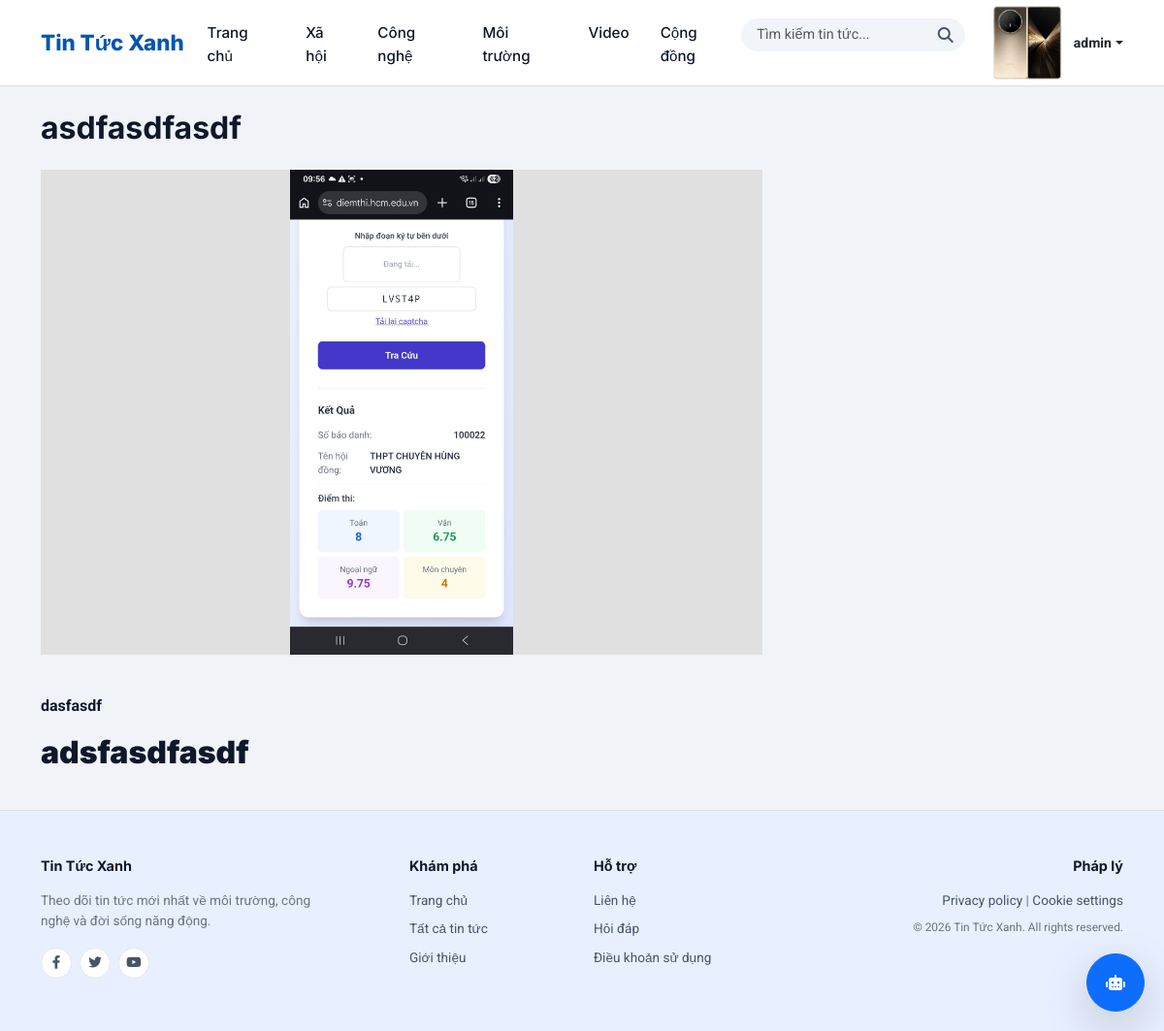
/community/asdfasdfasdf/ (signed in), run on the app's committed database.
### news/models.py (models this page shows, shortened)
class Profile(models.Model):
    user = models.OneToOneField(User, on_delete=models.CASCADE, related_name='profile')
    avatar = models.ImageField(upload_to='avatars/', default='avatars/default.png', blank=True)
    display_name = models.CharField(max_length=100, blank=True)
    created_at = models.DateTimeField(auto_now_add=True)

class Blog(models.Model):
    title = models.CharField(max_length=200, verbose_name="Tiêu đề")
    slug = models.SlugField(unique=True, blank=True, max_length=250)
    thumbnail = models.ImageField(upload_to='blog_thumbnails/', verbose_name="Ảnh đại diện")
    content = CKEditor5Field('Nội dung', config_name='extends', blank=True, null=True)
    author = models.ForeignKey(User, on_delete=models.CASCADE, verbose_name="Tác giả")
    created_at = models.DateTimeField(auto_now_add=True, verbose_name="Ngày tạo")
    updated_at = models.DateTimeField(auto_now=True, verbose_name="Ngày cập nhật")
    class Meta:
        ordering = ['-created_at']

### news/views.py (the view)
# urls.py: path('community/<slug:slug>/', views.blog_detail, name='blog_detail'),
def blog_detail(request, slug):
    blog = get_object_or_404(Blog, slug=slug)
    return render(request, 'blog/blog_detail.html', {'blog': blog, 'slug': slug})

### templates/blog/blog_detail.html (shortened to what this page needs)
{% extends 'base.html' %}
{% load static %}
{% load markdown_extras %}
{% block content %}
<div class="container">
    <div class="col-lg-8">
        <h2 class="mb-4">{{ blog.title }}</h2>
        <img src="{{ blog.thumbnail.url }}" alt="Ảnh đại diện" class="img-fluid mb-4" style="width: 100%; height: 500px; object-fit: contain; background-color: #e0e0e0">
        <p>{{ blog.content|safe }}</p>
    </div>
</div>
{% endblock %}

### templates/base.html (shortened to what this page needs)
{% load static %}
{% load markdown_extras %}
<!DOCTYPE html>
<html lang="vi">
<head>
    <link href="https://cdn.jsdelivr.net/npm/bootstrap@5.3.0/dist/css/bootstrap.min.css" rel="stylesheet">
    <link rel="stylesheet" href="https://cdnjs.cloudflare.com/ajax/libs/font-awesome/6.4.0/css/all.min.css">
    <link rel="stylesheet" href="{% static 'css/style.css' %}">
</head>
<body>
    <nav class="navbar navbar-expand-lg border-bottom sticky-top py-1">
        <div class="container">
            <a class="navbar-brand d-flex align-items-center" href="{% url 'home' %}">
                Tin Tức Xanh
            </a>
            <div class="collapse navbar-collapse" id="navbarSupportedContent">
                <ul class="navbar-nav mx-auto mb-2 mb-lg-0 gap-3">
                    <li class="nav-item">
                        <a class="nav-link {% if request.resolver_match.url_name == 'home' %}active{% endif %}" href="{% url 'home' %}">Trang chủ</a>
                    </li>
                    <li class="nav-item">
                        <a class="nav-link {% if request.GET.tag == 'Xã hội' %}active{% endif %}" href="{% url 'article_list' %}?tag=Xã hội">Xã hội</a>
                    </li>
                    <li class="nav-item">
                        <a class="nav-link {% if request.GET.tag == 'Công nghệ' %}active{% endif %}" href="{% url 'article_list' %}?tag=Công nghệ">Công nghệ</a>
                    </li>
                    <li class="nav-item">
                        <a class="nav-link {% if request.GET.tag == 'Môi trường' %}active{% endif %}" href="{% url 'article_list' %}?tag=Môi trường">Môi trường</a>
                    </li>
                    <li class="nav-item">
                        <a class="nav-link {% if request.GET.tag == 'Video' %}active{% endif %}" href="{% url 'article_list' %}?tag=Video">Video</a>
                    </li>
                    <li class="nav-item">
                        <a href="{% url 'blog_list' %}" class="nav-link">Cộng đồng</a>
                    </li>
                </ul>
                <div class="d-flex align-items-center gap-4">
                    <form action="{% url 'search_results' %}" method="GET" class="d-flex">
                        <input class="form-control header-search" type="search" placeholder="Tìm kiếm tin tức..." aria-label="Search" name="q" value="{{ query|default:'' }}">
                        <button class="btn header-search-btn" type="submit">
                            <i class="fa-solid fa-magnifying-glass"></i>
                        </button>
                    </form>
                    {% if user.is_authenticated %}
                        <div class="dropdown">
                            <a class="d-flex align-items-center dropdown-toggle text-decoration-none text-dark" href="#" id="navbarDropdown" role="button" data-bs-toggle="dropdown" aria-expanded="false">
                                <img style="width: 80px; height: 80px; object-fit: cover;" src="{{ user.profile.avatar.url }}" alt="avatar" class="avatar-nav me-2">
                                <span class="fw-bold small">{{ user.profile.display_name|default:user.username }}</span>
                            </a>
                        </div>
                    {% else %}
                        <a class="btn btn-primary" href="{% url 'login' %}">Đăng nhập</a>
                    {% endif %}
                </div>
            </div>
        </div>
    </nav>
    <main class="py-4">
        {% block content %}{% endblock %}
    </main>
    <footer class="custom-footer py-5 border-top">
        <div class="container">
            <div class="row">
                <div class="col-md-4 mb-4 mb-md-0">
                    <h6 class="fw-bold">Tin Tức Xanh</h6>
                    <p class="text-secondary mb-3" style="max-width: 300px;">Theo dõi tin tức mới nhất về môi trường, công nghệ và đời sống năng động.</p>
                    <div class="d-flex gap-2">
                        <a href="#" class="social-circle-btn"><i class="fa-brands fa-facebook-f"></i></a>
                        <a href="#" class="social-circle-btn"><i class="fa-brands fa-twitter"></i></a>
                        <a href="#" class="social-circle-btn"><i class="fa-brands fa-youtube"></i></a>
                    </div>
                </div>
                <div class="col-md-2 mb-4 mb-md-0">
                    <h6>Khám phá</h6>
                    <ul class="list-unstyled d-flex flex-column gap-2">
                        <li><a href="{% url 'home' %}">Trang chủ</a></li>
                        <li><a href="{% url 'article_list' %}">Tất cả tin tức</a></li>
                        <li><a href="{% url 'about' %}">Giới thiệu</a></li>
                    </ul>
                </div>
                <div class="col-md-2 mb-4 mb-md-0">
                    <h6>Hỗ trợ</h6>
                    <ul class="list-unstyled d-flex flex-column gap-2">
                        <li><a href="{% url 'about' %}">Liên hệ</a></li>
                        <li><a href="#">Hỏi đáp</a></li>
                        <li><a href="#">Điều khoản sử dụng</a></li>
                    </ul>
                </div>
                <div class="col-md-4 text-md-end">
                    <h6>Pháp lý</h6>
                    <p class="text-secondary mb-2"><a href="#">Privacy policy</a> | <a href="#">Cookie settings</a></p>
                    <p class="text-secondary small">&copy; 2026 Tin Tức Xanh. All rights reserved.</p>
                </div>
            </div>
        </div>
    </footer>
    <div class="assistant_btn">
        <button id="assistantToggle" class="btn btn-primary rounded-circle shadow-lg" style="width: 60px; height: 60px; position: fixed; bottom: 20px; right: 20px; z-index: 1000;">
            <i class="fa-solid fa-robot"></i>
        </button>
    </div>
</body>
</html>

### static/css/style.css (style rules this page uses)
:root { --primary-color: #0033A0; --primary-hover: #002280; --secondary-color: #E8F0FE; --accent-color: #F97316; --accent-hover: #EA580C; --text-dark: #0F172A; --text-muted: #475569; --bg-light: #F1F5F9; --card-shadow: 0 1px 3px rgba(0,0,0,0.05), 0 1px 2px rgba(0,0,0,0.1); --font-heading: 'Inter', sans-serif; --font-body: 'Roboto', sans-serif; }
body { font-family: var(--font-body); background-color: #F0F4F9; color: var(--text-dark); line-height: 1.6; }
h1, h2, h3, h4, h5, h6 { font-family: var(--font-heading); font-weight: 700; color: var(--text-dark); }
.navbar { background-color: #ffffff; box-shadow: 0 1px 3px rgba(0,0,0,0.02); }
.navbar-brand { font-family: var(--font-heading); font-weight: 800; font-size: 1.4rem; color: #0056B3 !important; }
.nav-link { font-family: var(--font-heading); font-weight: 500; font-size: 0.95rem; color: var(--text-dark); position: relative; padding-bottom: 4px; }
.header-search { background-color: #F1F5F9; border: none; border-radius: 20px 0 0 20px; padding-left: 1rem; font-size: 0.9rem; }
.header-search-btn { background-color: #F1F5F9; border: none; border-radius: 0 20px 20px 0; color: var(--text-muted); }
.custom-footer { background-color: #E8EFFE; color: #475569; font-size: 0.85rem; }
.custom-footer h6 { color: #0F172A; font-weight: 700; margin-bottom: 1rem; font-size: 0.9rem; }
.custom-footer a { color: #475569; text-decoration: none; }
.social-circle-btn { display: inline-flex; align-items: center; justify-content: center; width: 32px; height: 32px; border-radius: 50%; background-color: #ffffff; color: #475569; border: 1px solid #E2E8F0; transition: all 0.2s ease; }

### data on the page
Blog: title "asdfasdfasdf", thumbnail (picture), content "dasfasdf adsfasdfasdf"

### other printed values
{{ user.profile.display_name|default:user.username }} "admin"
